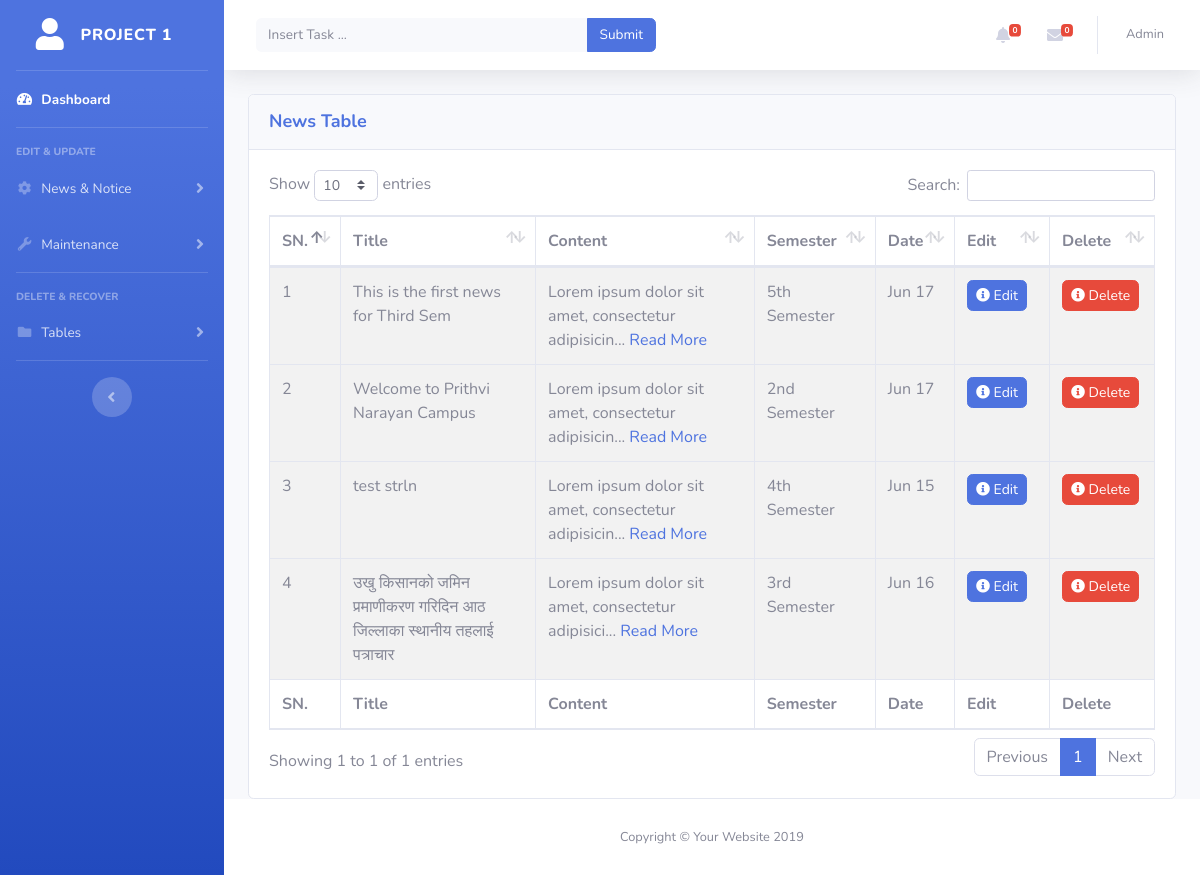
The app's page /admin_panel/newsTable.php (signed in) with its own data.
### tables this page shows
CREATE TABLE `news_table` (
  `news_id` int(11) NOT NULL,
  `title` longtext NOT NULL,
  `content` longtext NOT NULL,
  `semester` varchar(255) NOT NULL,
  `date` timestamp NOT NULL DEFAULT current_timestamp() ON UPDATE current_timestamp(),
  `file` varchar(255) DEFAULT NULL,
  `value` int(11) NOT NULL
);

### admin_panel/newsTable.php (the view)
<?php include"includes/header.php"; ?>
<div class="container-fluid">
  <div class="row ">
    <div class="col-md-12">
    	<div class="card">
			<div class="card-header py-3">
			<h6 class="m-0 font-weight-bold text-primary" style="font-size:18px">News Table</h6>
			</div>
			<div class="card-body">
			<div class="table-responsive">
			<table id="dataTable" class="table table-striped table-bordered">
			    <thead>
			    	<tr>
			            <th>SN.</th>
			            <th>Title</th>
			            <th>Content</th>
			            <th>Semester</th>
			            <th>Date</th>
			            <th>Edit</th>
			            <th>Delete</th>
			        </tr>
			    </thead>
			    <tfoot>
			      <tr>
			            <th>SN.</th>
			            <th>Title</th>
			            <th>Content</th>
			            <th>Semester</th>
			            <th>Date</th>
			            <th width="70px">Edit</th>
			            <th width="80px">Delete</th>
			        </tr>
			    </tfoot>
			    <?php
			      include"includes/config.php";
			        $sql = "SELECT * FROM `news_table` WHERE value=1";
			        $result = mysqli_query($conn, $sql);
			        if(mysqli_num_rows($result)>0) {
			      while($row=mysqli_fetch_array($result)) {
			      	$id = $row['news_id'];
			            $title = $row['title'];
			            $content = $row['content'];
			            if (strlen($content) > 50) {
                                         $stringCut = substr($content, 0, 50);
                                         $endPoint = strrpos($stringCut, '');
                                         $content = $endPoint? substr($stringCut, 0, $endPoint):substr($stringCut, 0);
                    $content .= "...
                <a style='cursor: pointer;' href=''> Read More</a>";
                    }
			            $semester = $row['semester'];
			            $date = $row['date'];
			        ?>
			        <tbody>
			        <tr>
			            <td><?php echo "$id"; ?></td>
			            <td><?php echo "$title"; ?></td>
			            <td><?php echo "$content"; ?></td>
			            <td><?php echo "$semester"; ?></td>
			            <td><?php echo date_format(date_create($date),'M d'); ?></td>
			            <td><a href="addNews.php?EditNews&&id=<?php echo $id; ?>" class="btn btn-primary btn-sm rounded" ><i class="fa fa-info-circle"></i> Edit</a></td>
			            <td><a href="newsTable.php?delete=true&&id=<?php echo $id;?>"class="btn btn-danger btn-sm rounded" > <i class="fa fa-info-circle"></i> Delete</a></td>
			        </tr>
			        </tbody>
			    <?php
			      }
			    }
			     ?>
			</table>
			</div>
			</div>
			</div>
			</div>
			</div>
			</div>
<?php include"includes/footer.php"; ?>

### records on screen
news_table: news_id "1", title "This is the first news for Third Sem", content "Lorem ipsum dolor sit amet, consectetur adipisicin", shows "Read More", semester "5th Semester", date "Jun 17"
news_table: news_id "2", title "Welcome to Prithvi Narayan Campus", content "Lorem ipsum dolor sit amet, consectetur adipisicin", shows "Read More", semester "2nd Semester", date "Jun 17"
news_table: news_id "3", title "test strln", content "Lorem ipsum dolor sit amet, consectetur adipisicin", shows "Read More", semester "4th Semester", date "Jun 15"
news_table: news_id "4", title "उखु किसानको जमिन प्रमाणीकरण गरिदिन आठ जिल्लाका स्थानीय तहलाई पत्राचार", content "Lorem ipsum dolor sit amet, consectetur adipisici", shows "Read More", semester "3rd Semester", date "Jun 16"
